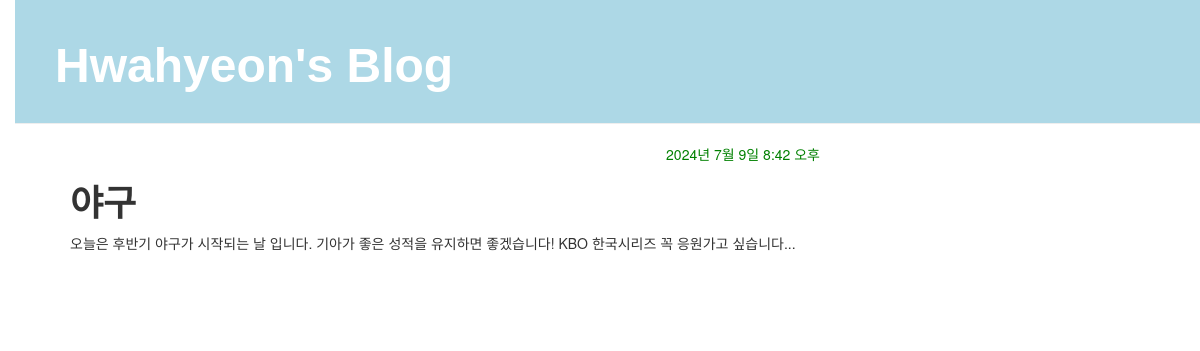
Page /post/4/ on the earlier database version.
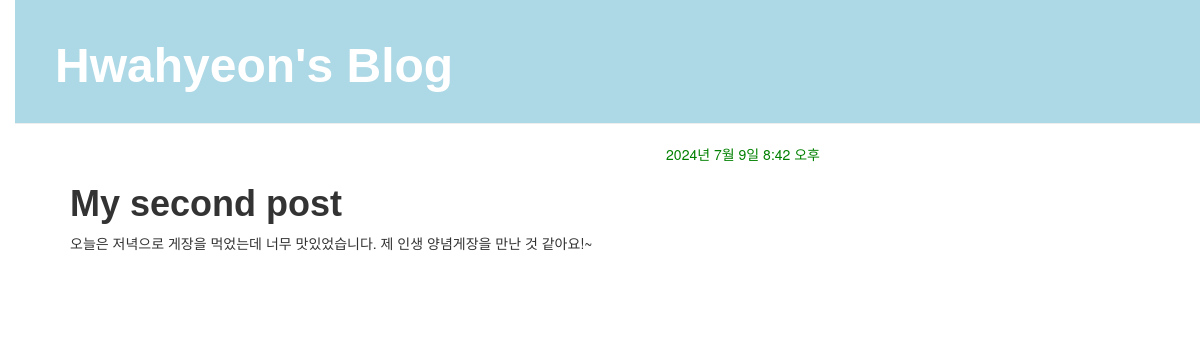
Same page on the later database version.
### blog/models.py (models this page shows, shortened)
class Post(models.Model):
    author = models.ForeignKey(settings.AUTH_USER_MODEL, on_delete=models.CASCADE)
    title = models.CharField(max_length=200)
    text = models.TextField()
    created_date = models.DateTimeField(
            default=timezone.now)
    published_date = models.DateTimeField(
            blank=True, null=True)

### blog/views.py (the view)
# urls.py: path('post/<int:pk>/', views.post_detail, name='post_detail'),
def post_detail(request, pk):
    post=get_object_or_404(Post, pk=pk)
    return render(request, 'blog/post_detail.html', {'post': post})

### blog/templates/blog/post_detail.html (shortened to what this page needs)
{% extends 'blog/base.html' %}
{% block content %}
    <div class="post">
        {% if post.published_date %}
            <div class="date">
                {{ post.published_date }}
            </div>
        {% endif %}
        <h1>{{ post.title }}</h1>
        <p>{{ post.text|linebreaksbr }}</p>
    </div>
{% endblock %}

Differences in the rows shown:
changed Post "2024년 7월 9일 8:42 오후": title "야구" → "My second post"; text "오늘은 후반기 야구가 시작되는 날 입니다. 기아가 좋은 성적을 유지하면 좋겠습니다! KBO 한국시리즈 꼭 응원가고 싶습니다..." → "오늘은 저녁으로 게장을 먹었는데 너무 맛있었습니다. 제 인생 양념게장을 만난 것 같아요!~"
